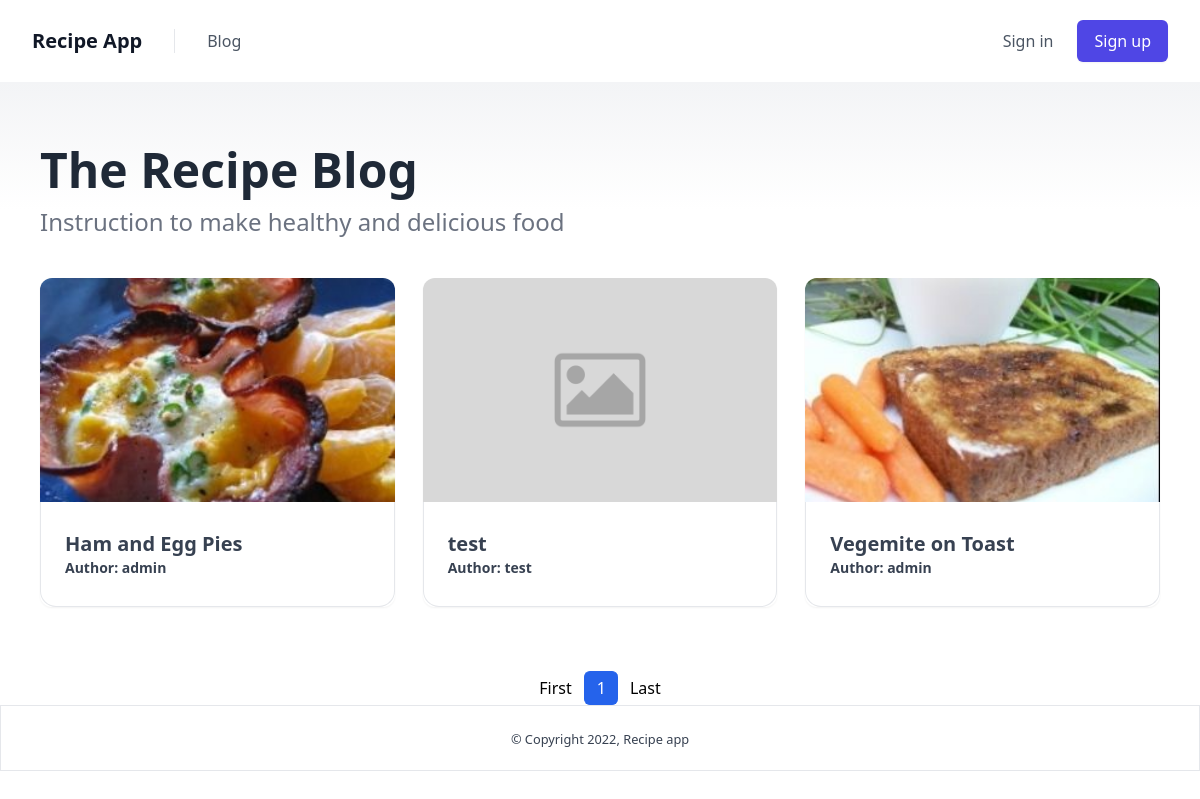
The app's page /, older data.
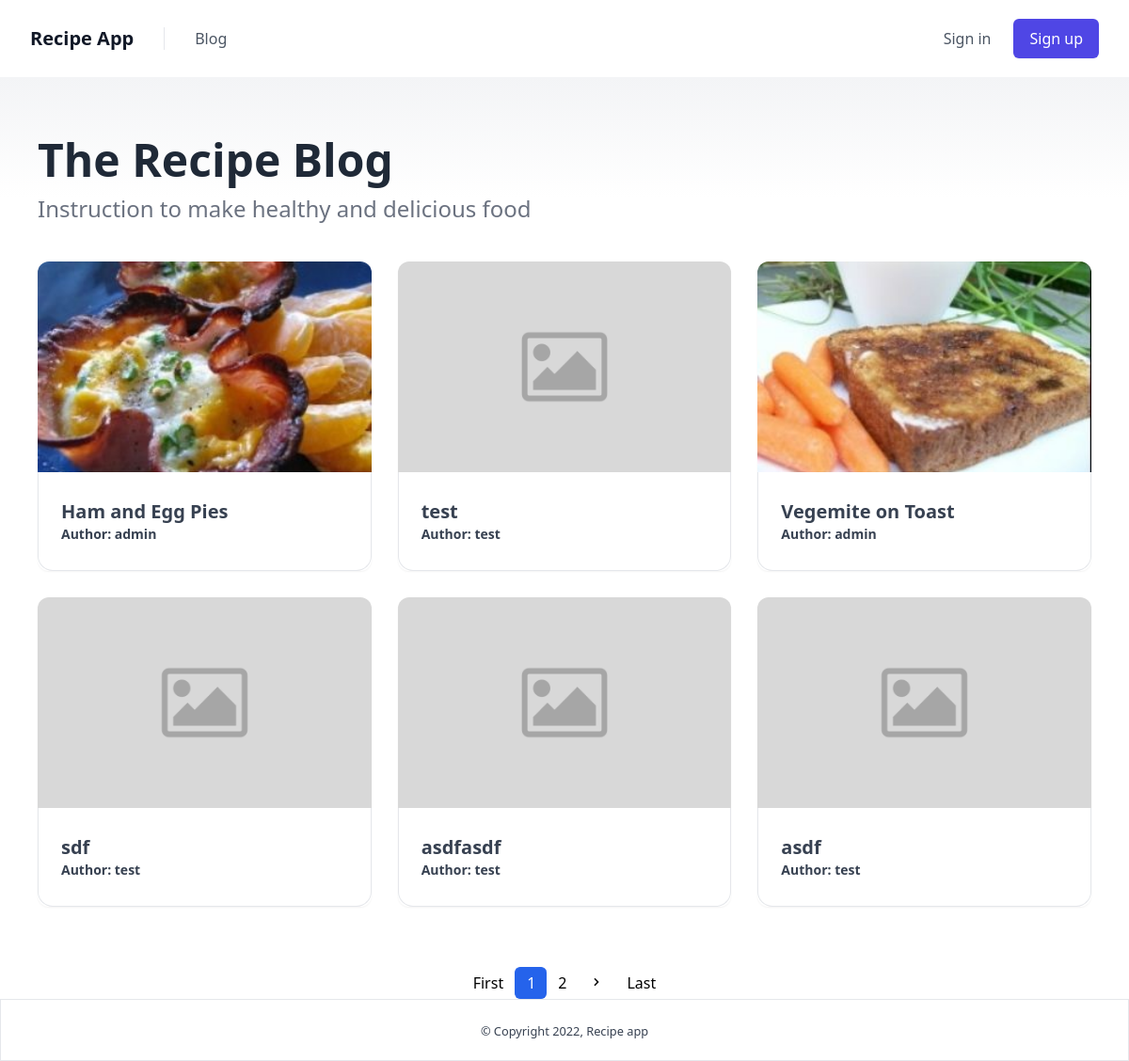
The same page, newer data.
### recipe/models.py (models this page shows, shortened)
class Recipe(models.Model):
    author = models.ForeignKey(settings.AUTH_USER_MODEL, related_name='author', on_delete=models.CASCADE)
    name = models.CharField(max_length=255)
    image = models.ImageField(upload_to='uploads/', null=True, blank=True)
    directions = models.TextField()
    updated = models.DateTimeField(auto_now_add=True)
    created = models.DateTimeField(auto_now=True)
    @property
    def get_image(self):
        if not self.image:
            return '/media/uploads/placeholder-image.png'
        return self.image.url

### account/models.py (models this page shows, shortened)
class Account(AbstractBaseUser):
    email = models.EmailField(verbose_name='email', max_length=60, unique=True)
    username = models.CharField(max_length=30, unique=True)
    date_joined = models.DateTimeField(verbose_name='date joined', auto_now_add=True)
    last_login = models.DateTimeField(verbose_name='last login', auto_now=True)
    is_admin = models.BooleanField(default=False)
    is_active = models.BooleanField(default=True)
    is_staff = models.BooleanField(default=False)
    is_superuser = models.BooleanField(default=False)
    USERNAME_FIELD = 'email'
    REQUIRED_FIELDS = ['username']
    objects = MyAccountManager()
    def __str__(self):
        return self.username

### recipe/views.py (the view)
# urls.py: path('', views.IndexView.as_view(), name='index'),
class IndexView(ListView):
    model = Recipe
    template_name = "index.html"
    paginate_by = 6
    context_object_name = 'recipes'
    ordering = ['created']

### templates/index.html
{% extends 'base.html' %}
{% block content %}
{% include 'components/content.html' %}
{% include 'components/pagination.html' %}
{% endblock%}

### templates/components/content.html
<section class="relative w-full bg-white">
    <div class="absolute w-full h-32 bg-gradient-to-b from-gray-100 to-white"></div>
    <div class="relative w-full px-5 py-10 mx-auto sm:py-12 md:py-16 md:px-10 max-w-7xl">
        <h1 class="mb-1 text-4xl font-extrabold leading-none text-gray-800 lg:text-5xl xl:text-6xl sm:mb-3">The Recipe Blog</h1>
        <p class="mb-10 text-lg font-medium text-gray-500 sm:text-2xl">Instruction to make healthy and delicious food</p>
        <div class="grid grid-cols-12 col-span-12 gap-7">
            {% for recipe in recipes %}
            <div class=" flex flex-col items-start col-span-12 overflow-hidden shadow-sm rounded-xl md:col-span-6 lg:col-span-4">
                <a href="{% url 'detail' recipe.id %}" class="w-full block transition duration-200 ease-out transform hover:scale-110">
                    <img class="object-cover w-full shadow-sm max-h-56" src="{{recipe.get_image}}" loading="lazy">
                </a>
                <div class="text-gray-700 relative w-full flex flex-col items-start px-6 bg-white border border-t-0 border-gray-200 py-7 rounded-b-2xl">
                    <h2 class="text-base font-bold sm:text-lg md:text-xl">{{ recipe.name }}</h2>
                    <p class="font-bold text-sm">Author: {{recipe.author}}</p>
                </div>
            </div>
            {%endfor%}
        </div>
    </div>
</section>

Row changes from the older to the newer data that the page shows:
added Recipe: name "sdf", author "test"
added Recipe: name "asdfasdf", author "test"
added Recipe: name "asdf", author "test"
Text that changed along with them:
new list line: "2"
